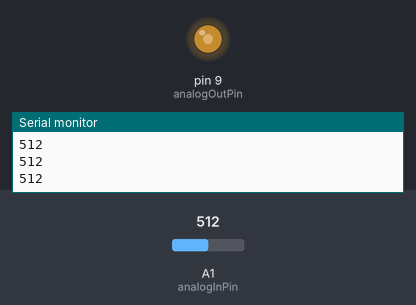
This sketch was run on a simulated Arduino Uno, built with avr-gcc and run on an emulated ATmega328P. Parts: output pins drawn as LEDs (lit = HIGH), the last lines printed to the serial monitor. The test bench sets the inputs (shaded band); at power-on: A1 (analogInPin) = 512.

Above: at 1.2 s.
1.3 s: A1 (analogInPin) set to 306
At 2.2 s:
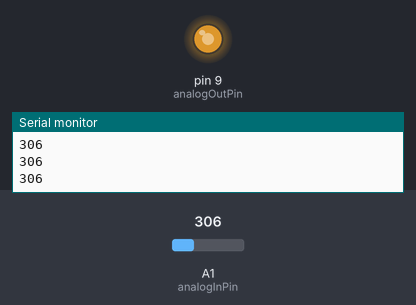
2.8 s: A1 (analogInPin) set to 122
At 3.3 s:
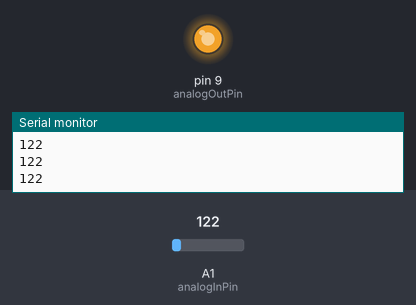
4.3 s: A1 (analogInPin) set to 900
At 5.5 s:
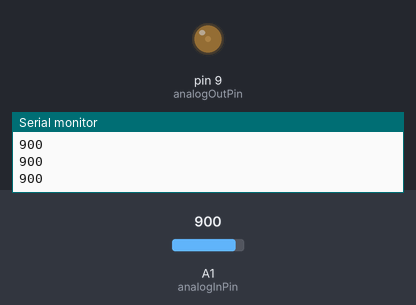
5.8 s: A1 (analogInPin) set to 1023
At 6.8 s:
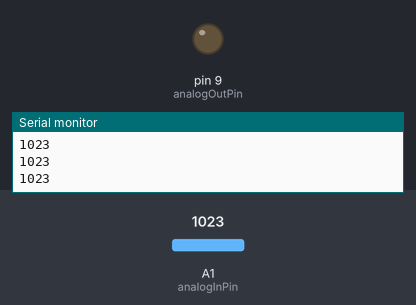
7.3 s: A1 (analogInPin) set to 511
At 8.1 s:
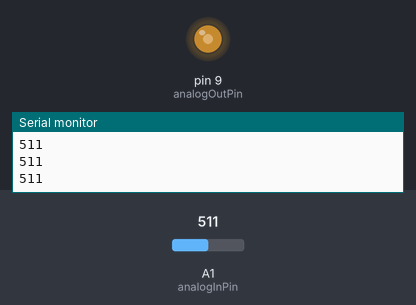
Timing chart, 0 to 9.8 s (numbered marks = the images above; inputs shaded):
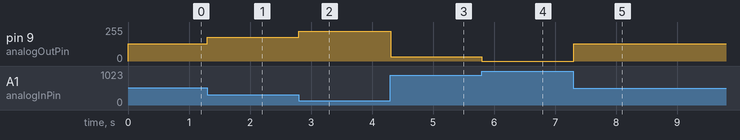

Measured:
- after the input at 1.3 s, pin 9 (analogOutPin): 128/255 → 179/255 at once
- after the input at 2.8 s, pin 9 (analogOutPin): 179/255 → 225/255 at once
- after the input at 4.3 s, pin 9 (analogOutPin): 225/255 → 31/255 at once
- after the input at 5.8 s, pin 9 (analogOutPin): 31/255 → 0/255 at once
- after the input at 7.3 s, pin 9 (analogOutPin): 0/255 → 128/255 at once

The sketch:

lesson_3.2.ino
```cpp
/*
  Keyestudio Mini Tank Robot V3 (Popular Edition)
  lesson 3.2
  photocell-analog output
  http://www.keyestudio.com
*/
int analogInPin = A1;    //  A1 is the input pin of photoresistor
int analogOutPin = 9; //  Digital port 9 is the output of PMW
int sensorValue = 0;  //  save the variable of the resistance value of photoresistors
int outputValue = 0;  //  Value output to PMW
void setup() {
  Serial.begin(9600); //Open the serial port monitor and set the baud rate to 9600
}
void loop() {
  sensorValue = analogRead(analogInPin); //Read the analog value from the photoresistor sensor
  // Map the analog values 0~1023 to the PWM output values 255~0
  outputValue = map(sensorValue, 0, 1023, 255, 0);
  // Change analog output
  analogWrite(analogOutPin, outputValue);
  //
  //
  Serial.println(sensorValue);  //The serial port prints the value of the photoresistor
  delay(2);
}
//***************************************************************
```
